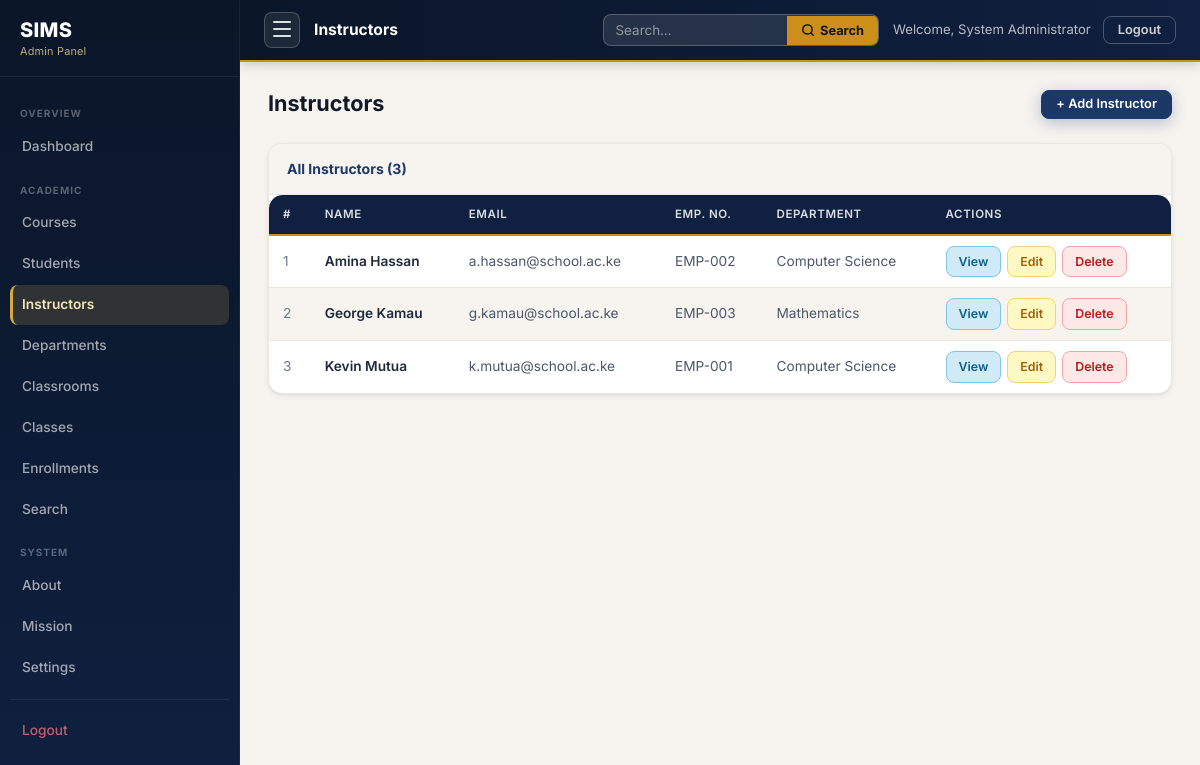
/instructors.php (signed in), run on the app's committed database.
### tables this page shows
CREATE TABLE instructors (
    instructor_id   INT          NOT NULL AUTO_INCREMENT,
    department_id   INT          NOT NULL,
    first_name      VARCHAR(100) NOT NULL,
    last_name       VARCHAR(100) NOT NULL,
    email           VARCHAR(150) NOT NULL,
    phone           VARCHAR(20)  DEFAULT NULL,
    employee_number VARCHAR(20)  NOT NULL,
    hire_date       DATE         DEFAULT NULL,

    CONSTRAINT pk_instructors      PRIMARY KEY (instructor_id),
    CONSTRAINT uq_instructor_email UNIQUE (email),
    CONSTRAINT uq_employee_number  UNIQUE (employee_number),
    CONSTRAINT fk_instructor_dept
        FOREIGN KEY (department_id)
        REFERENCES departments(department_id)
        ON DELETE RESTRICT
        ON UPDATE CASCADE
);

CREATE TABLE departments (
    department_id    INT          NOT NULL AUTO_INCREMENT,
    dept_code        VARCHAR(10)  NOT NULL,
    dept_name        VARCHAR(100) NOT NULL,
    hod_name         VARCHAR(150) DEFAULT NULL COMMENT 'Head of Department (optional)',
    established_year YEAR         DEFAULT NULL,

    CONSTRAINT pk_departments PRIMARY KEY (department_id),
    CONSTRAINT uq_dept_code   UNIQUE (dept_code),
    CONSTRAINT uq_dept_name   UNIQUE (dept_name)
);

### instructors.php (the view, shortened to what this page needs)
<?php
require_once '../config.php';
$instructors = $pdo->query("SELECT i.*,d.dept_name FROM instructors i JOIN departments d ON i.department_id=d.department_id ORDER BY i.last_name,i.first_name")->fetchAll();
require_once '../includes/admin_sidebar.php';
?>
<div class="admin-ph"><div class="admin-ph-row"><h2 class="admin-ph-title">Instructors</h2><a href="instructors.php?action=add" class="btn btn-primary btn-sm">+ Add Instructor</a></div></div>
<div class="admin-table-card">
  <div class="admin-table-toolbar"><span class="admin-table-toolbar-title">All Instructors (<?=count($instructors)?>)</span>
  </div>
  <div class="admin-table-wrap">
    <?php if(empty($instructors)):?><p class="admin-empty">No instructors found.</p><?php else:?>
    <table id="instructors-table">
      <thead><tr><th>#</th><th>Name</th><th>Email</th><th>Emp. No.</th><th>Department</th><th>Actions</th></tr></thead>
      <tbody>
      <?php foreach($instructors as $i=>$ins):?>
        <tr>
          <td style="color:var(--text-muted)"><?=$i+1?></td>
          <td><strong><?=htmlspecialchars($ins['first_name'].' '.$ins['last_name'],ENT_QUOTES,'UTF-8')?></strong></td>
          <td><?=htmlspecialchars($ins['email'],ENT_QUOTES,'UTF-8')?></td>
          <td><?=htmlspecialchars($ins['employee_number'],ENT_QUOTES,'UTF-8')?></td>
          <td><?=htmlspecialchars($ins['dept_name'],ENT_QUOTES,'UTF-8')?></td>
          <td><div class="act-row">
            <a href="instructor_view.php?id=<?=(int)$ins['instructor_id']?>" class="btn-view">View</a>
            <a href="instructor_edit.php?id=<?=(int)$ins['instructor_id']?>" class="btn-edit">Edit</a>
            <a href="instructor_delete.php?id=<?=(int)$ins['instructor_id']?>" class="btn-delete" onclick="return confirm('Delete this instructor?')">Delete</a>
          </div></td>
        </tr>
      <?php endforeach;?>
      </tbody>
    </table>
    <?php endif;?>
  </div>
</div>
<?php require_once '../includes/admin_footer.php'; ?>

### admin.css (style rules this page uses)
.admin-body { background: var(--bg-tinted); display: block; }
.admin-ph { margin-bottom: 24px; }
.admin-ph-row { display: flex; align-items: center; justify-content: space-between; flex-wrap: wrap; gap: 12px; }
.admin-ph-title { font-size: 1.35rem; font-weight: 700; color: var(--text-900); line-height: 1.2; }
.admin-table-card { background: var(--surface); border: 1px solid var(--border-light); border-radius: var(--r-lg); box-shadow: var(--shadow-sm); overflow: hidden; margin-bottom: 24px; }
.admin-table-toolbar { display: flex; align-items: center; justify-content: space-between; flex-wrap: wrap; gap: 12px; padding: 14px 18px; border-bottom: 1px solid var(--border-light); background: var(--bg-tinted); }
.admin-table-toolbar-title { font-size: 0.875rem; font-weight: 700; color: var(--primary); }
.admin-table-wrap { overflow-x: auto; }
.admin-table-wrap table { width: 100%; border-collapse: collapse; font-size: 0.855rem; }
.admin-table-wrap thead tr { background: var(--primary-900); }
.admin-table-wrap thead th { color: rgba(255,255,255,0.85); font-size: 0.72rem; font-weight: 600; text-transform: uppercase; letter-spacing: 0.6px; padding: 10px 14px; text-align: left; white-space: nowrap; border-bottom: 2px solid var(--accent-600); }
.admin-table-wrap tbody tr { border-bottom: 1px solid var(--border-light); transition: background 120ms; }
.admin-table-wrap tbody tr:last-child { border-bottom: none; }
.admin-table-wrap tbody tr:nth-child(even) { background: var(--bg-tinted); }
.admin-table-wrap tbody td { padding: 10px 14px; color: var(--text-secondary); vertical-align: middle; }
.admin-table-wrap tbody td strong { color: var(--text); }
.act-row { display: flex; gap: 6px; flex-wrap: wrap; }
.btn-view { background: var(--info-light); color: var(--info); border: 1px solid var(--info-border); font-size: 0.775rem; padding: 5px 12px; border-radius: var(--r); font-weight: 600; text-decoration: none; white-space: nowrap; display: inline-block; transition: background 140ms; }
.btn-edit { background: var(--warning-light); color: var(--warning); border: 1px solid var(--warning-border); font-size: 0.775rem; padding: 5px 12px; border-radius: var(--r); font-weight: 600; text-decoration: none; white-space: nowrap; display: inline-block; transition: background 140ms; }
.btn-delete { background: var(--error-light); color: var(--error); border: 1px solid var(--error-border); font-size: 0.775rem; padding: 5px 12px; border-radius: var(--r); font-weight: 600; text-decoration: none; white-space: nowrap; display: inline-block; transition: background 140ms; cursor: pointer; }

### data on the page
instructors: first_name+last_name "Amina Hassan", email "a.hassan@school.ac.ke", employee_number "EMP-002", department.dept_name "Computer Science"
instructors: first_name+last_name "George Kamau", email "g.kamau@school.ac.ke", employee_number "EMP-003", department.dept_name "Mathematics"
instructors: first_name+last_name "Kevin Mutua", email "k.mutua@school.ac.ke", employee_number "EMP-001", department.dept_name "Computer Science"

### other printed values
$label "Dashboard"
$label "Courses"
$label "Students"
$label "Instructors"
$label "Departments"
$label "Classrooms"
$label "Classes"
$label "Enrollments"
$label "Search"
$label "About"
$label "Mission"
$label "Settings"
$pageTitle "Instructors"
$adminName "System Administrator"
count($instructors) "3"
